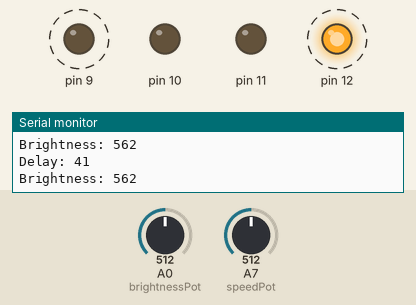
Bench run of a sketch on a simulated Arduino Nano, built with avr-gcc and run on an emulated ATmega328P. On the bench: output pins drawn as LEDs (lit = HIGH), the last lines printed to the serial monitor. Dashed ring = blinking. The test bench sets the inputs (shaded band); at power-on: A0 (brightnessPot) = 512, A7 (speedPot) = 512.

Above: at 1.2 s.
1.3 s: A0 (brightnessPot) set to 716
4.3 s: A0 (brightnessPot) set to 900
At 4.9 s:
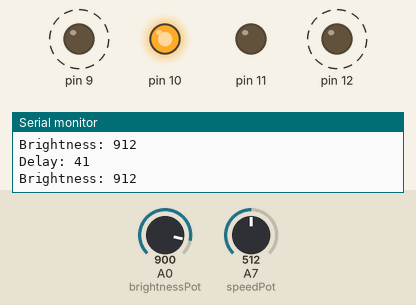
7.3 s: A0 (brightnessPot) set to 306
10.3 s: A7 (speedPot) set to 716
13.3 s: A0 (brightnessPot) set to 122
16.3 s: A7 (speedPot) set to 306
At 16.47 s:
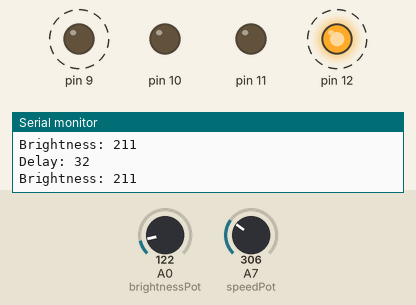
Timing chart, 0 to 20.3 s (numbered marks = the images above; inputs shaded):
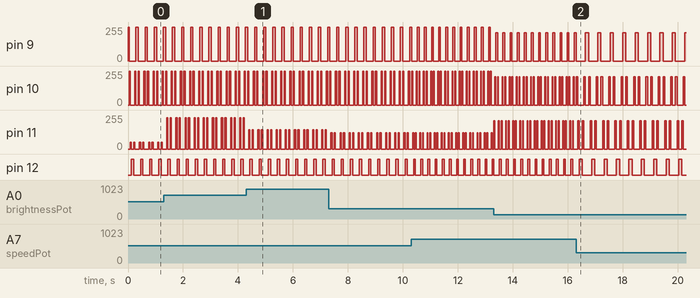

The sketch:

mexicanWave.ino
```cpp
#define brightnessPot A0
#define speedPot A7
#define MIN_LED 9
#define MAX_LED 12

const int k_ms = 100000 / (MAX_LED - MIN_LED + 1);

void setup()
{
  Serial.begin(9600);
  pinMode(brightnessPot, INPUT);
  pinMode(speedPot, INPUT);

  for (int i=MIN_LED ; i<MAX_LED; i++)
  {
    pinMode(i, OUTPUT);
  }
}

void loop()
{
  for (int i=MIN_LED; i<=MAX_LED; i++)
  {
    analogWrite(i, map(analogRead(brightnessPot), 0, 1023, 102.3, 1023));
    if (i != MIN_LED)
    {
      digitalWrite(i-1, LOW);
    }
    delay(k_ms/(map(analogRead(speedPot), 0, 1023, 200, 1000)));
  }

  for (int i=MAX_LED; i>=MIN_LED; i--)
  {
    analogWrite(i, map(analogRead(brightnessPot), 0, 1023, 102.3, 1023));
    if (i != MAX_LED)
    {
      digitalWrite(i+1, LOW);
    }
    delay(k_ms/(map(analogRead(speedPot), 0, 1023, 200, 1000)));
  }
  Serial.print("Delay: ");
  Serial.println(k_ms/(map(analogRead(speedPot), 0, 1023, 200, 1000)));
  Serial.print("Brightness: ");
  Serial.println(map(analogRead(brightnessPot), 0, 1023, 102.3, 1023));
}
// f = 1/T --> T = 1/f
// --> 1/10 = 0.1s
// number_of_leds * 2 * delay = T
// --> delay = (1000 / (f * number_of_leds))
// OR delay = (1000 * k) / f
```

Measured:
- after the input at 16.3 s, pin 9: alternates 211/255 for 0.11 s and 0/255 for 0.34 s, starting after 0.34 s; pin 12: alternates HIGH for 0.11 s and LOW for 0.34 s, starting after 0.12 s
- by itself, pin 9: alternates 211/255 for 0.07 s and 0/255 for 0.19 s
- by itself, pin 10: repeats every 0.45 s: 0/255 0.23 s, 211/255 0.06 s, 0/255 0.11 s, 211/255 0.06 s
- by itself, pin 11: repeats every 0.45 s: 0/255 0.11 s, 211/255 0.06 s, 0/255 0.23 s, 211/255 0.06 s
- by itself, pin 12: alternates HIGH for 0.06 s and LOW for 0.20 s
